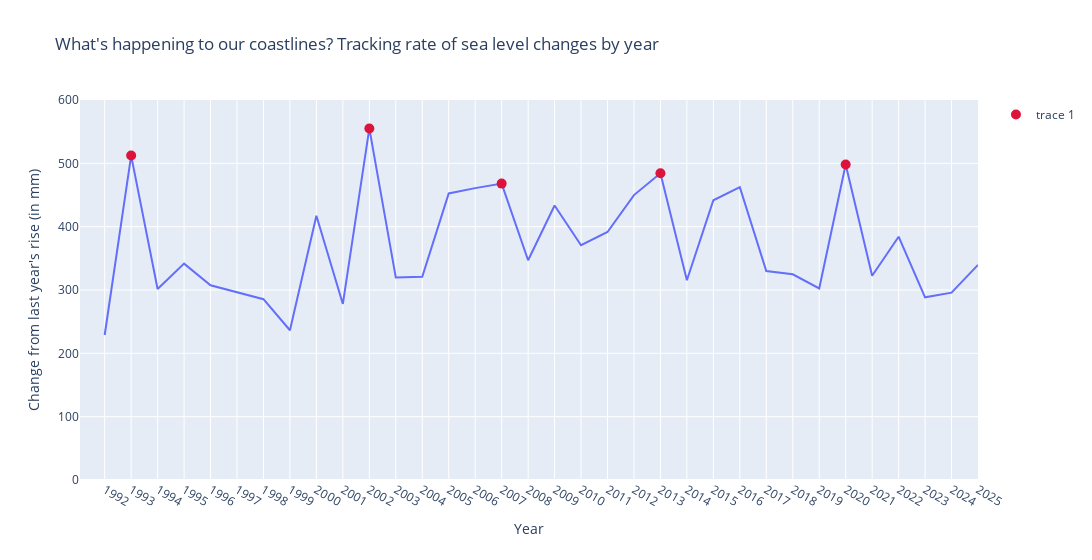

Notebook code for this chart:
### Code cell
fig_acc_sea.update_yaxes(range=[0, 600])
fig_acc_sea.update_layout(xaxis_title="Year", yaxis_title="Change from last year's rise (in mm)", width=1200)

fig_acc_sea.show()

### Figure 1 — Plotly figure (JSON) as saved in the notebook; plotly's stock layout.template omitted (floating-point values rounded to 4 significant figures)
{"data": [{"hovertemplate": "Year=%{x}<br>Acceleration=%{y}<extra></extra>", "legendgroup": "", "line": {"color": "#636efa", "dash": "solid"}, "marker": {"symbol": "circle"}, "mode": "lines", "name": "", "orientation": "v", "showlegend": false, "type": "scatter", "x": ["1992", "1993", "1994", "1995", "1996", "1997", "1998", "1999", "2000", "2001", "2002", "2003", "2004", "2005", "2006", "2007", "2008", "2009", "2010", "2011", "2012", "2013", "2014", "2015", "2016", "2017", "2018", "2019", "2020", "2021", "2022", "2023", "2024", "2025"], "xaxis": "x", "y": [229.0, 512.2, 301.6, 341.6, 307.4, 296.5, 285.5, 236.4, 417.3, 277.9, 555.1, 319.7, 321.0, 452.5, 460.9, 468.0, 347.0, 433.4, 370.7, 391.6, 449.9, 484.3, 315.4, 441.7, 462.3, 329.9, 324.8, 302.6, 498.0, 322.6, 384.2, 288.5, 295.8, 339.7], "yaxis": "y"}, {"marker": {"color": "crimson", "size": 10}, "mode": "markers", "type": "scatter", "x": ["1993", "2002", "2007", "2013", "2020"], "y": [512.2, 555.1, 468.0, 484.3, 498.0]}], "layout": {"legend": {"tracegroupgap": 0}, "title": {"text": "What's happening to our coastlines? Tracking rate of sea level changes by year"}, "width": 1200, "xaxis": {"anchor": "y", "domain": [0, 1], "title": {"text": "Year"}}, "yaxis": {"anchor": "x", "domain": [0, 1], "range": [0, 600], "title": {"text": "Change from last year's rise (in mm)"}}}}
